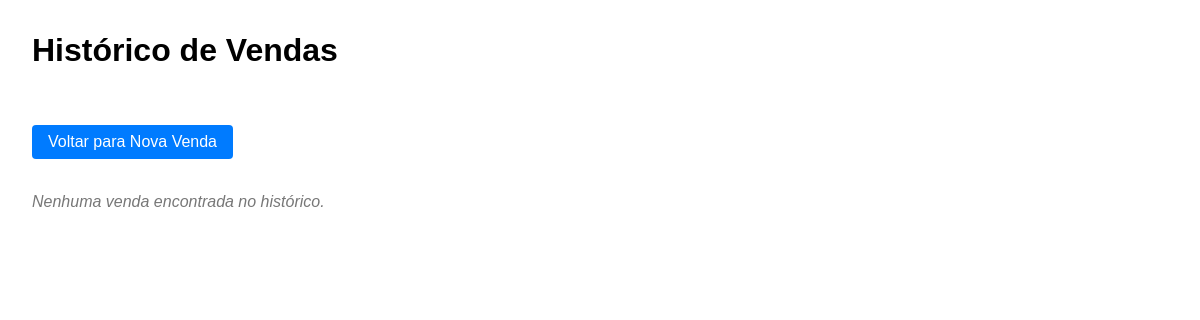
Before: /vendas/historico/ (signed in) with the older database file.
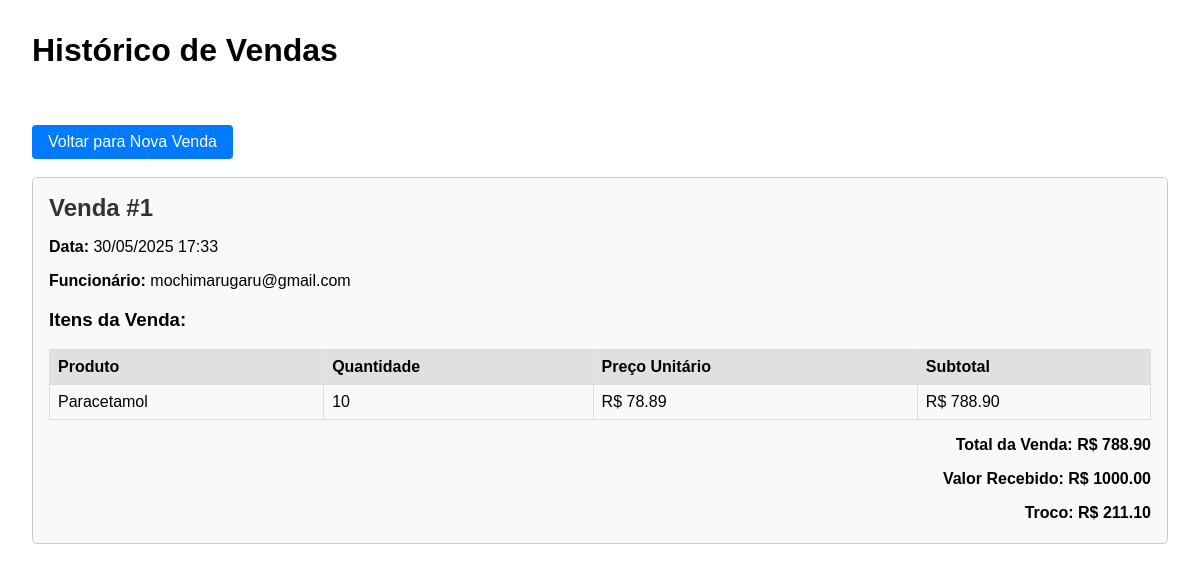
After: the same page with the newer database file.
### vendas/models.py (models this page shows, shortened)
class Venda(models.Model):
    data = models.DateTimeField(auto_now_add=True)
    funcionario = models.ForeignKey(User, on_delete=models.PROTECT)
    total = models.DecimalField(max_digits=10, decimal_places=2)
    valor_recebido = models.DecimalField(max_digits=10, decimal_places=2)
    troco = models.DecimalField(max_digits=10, decimal_places=2)

class ItemVenda(models.Model):
    venda = models.ForeignKey(Venda, related_name='itens', on_delete=models.CASCADE)
    produto = models.ForeignKey(Produto, on_delete=models.PROTECT)
    quantidade = models.PositiveIntegerField()
    preco_unitario = models.DecimalField(max_digits=10, decimal_places=2)
    subtotal = models.DecimalField(max_digits=10, decimal_places=2)

### estoque/models.py (models this page shows, shortened)
class Produto(models.Model):
    CATEGORIAS = [
        ('medicamento', 'Medicamento'),
        ('cosmetico', 'Cosmético'),
        ('suplemento', 'Suplemento'),
        ('higiene', 'Higiene Pessoal'),
        ('perfumaria', 'Perfumaria'),
        ('bem_estar', 'Bem-estar'),
        ('veterinario', 'Produtos Veterinários'),
    ]
    nome = models.CharField(max_length=100)
    descricao = models.TextField(blank=True)
    preco = models.DecimalField(max_digits=10, decimal_places=2)
    categoria = models.CharField(max_length=100, choices=CATEGORIAS)
    codigo_barras = models.CharField(max_length=100, unique=True)
    imagem = models.ImageField(upload_to='produtos/', blank=True, null=True)
    quantidade_estoque = models.PositiveIntegerField(default=0)

### vendas/views.py (the view)
# urls.py: path('historico/', views.historico_vendas, name='historico_vendas'),
@login_required
def historico_vendas(request):
    vendas = Venda.objects.select_related('funcionario').prefetch_related('itens__produto').order_by('-data')
    return render(request, 'vendas/historico.html', {'vendas': vendas})

### templates/vendas/historico.html (shortened to what this page needs)
<!DOCTYPE html>
<html lang="pt-br">
<head>
</head>
<body>
    <h1>Histórico de Vendas</h1>
    <a href="{% url 'nova_venda' %}" class="back-link">Voltar para Nova Venda</a>
    <br><br>
    {% if vendas %}
        {% for venda in vendas %}
            <div class="venda-card">
                <h2>Venda #{{ venda.id }}</h2>
                <p><strong>Data:</strong> {{ venda.data|date:"d/m/Y H:i" }}</p>
                <p><strong>Funcionário:</strong> {{ venda.funcionario.username }}</p>
                <h3>Itens da Venda:</h3>
                <table>
                    <thead>
                        <tr>
                            <th>Produto</th>
                            <th>Quantidade</th>
                            <th>Preço Unitário</th>
                            <th>Subtotal</th>
                        </tr>
                    </thead>
                    <tbody>
                        {% for item in venda.itens.all %}
                            <tr>
                                <td>{{ item.produto.nome }}</td>
                                <td>{{ item.quantidade }}</td>
                                <td>R$ {{ item.preco_unitario|floatformat:2 }}</td>
                                <td>R$ {{ item.subtotal|floatformat:2 }}</td>
                            </tr>
                        {% empty %}
                            <tr>
                                <td colspan="4">Nenhum item nesta venda.</td>
                            </tr>
                        {% endfor %}
                    </tbody>
                </table>
                <div class="total-info">
                    <p><strong>Total da Venda:</strong> R$ {{ venda.total|floatformat:2 }}</p>
                    <p><strong>Valor Recebido:</strong> R$ {{ venda.valor_recebido|floatformat:2 }}</p>
                    <p><strong>Troco:</strong> R$ {{ venda.troco|floatformat:2 }}</p>
                </div>
            </div>
        {% endfor %}
    {% else %}
        <p class="no-sales">Nenhuma venda encontrada no histórico.</p>
    {% endif %}
</body>
</html>

### templates/vendas/historico.html (style rules this page uses)
body { font-family: Arial, sans-serif; margin: 2rem; }
h1 { margin-bottom: 1.5rem; }
.venda-card { border: 1px solid #ccc; padding: 1rem; margin-bottom: 1.5rem; background-color: #f9f9f9; border-radius: 5px; }
.venda-card h2 { margin-top: 0; margin-bottom: 0.5rem; color: #333; }
.venda-card p { margin-bottom: 0.3rem; }
.venda-card table { width: 100%; border-collapse: collapse; margin-top: 1rem; }
.venda-card th, .venda-card td { border: 1px solid #ddd; padding: 8px; text-align: left; }
.venda-card th { background-color: #e0e0e0; }
.venda-card .total-info { margin-top: 1rem; font-weight: bold; text-align: right; }
.back-link { display: inline-block; margin-top: 2rem; padding: 0.5rem 1rem; background-color: #007bff; color: white; text-decoration: none; border-radius: 4px; }

Changed rows visible on the page:
added Venda: id "1", data "30/05/2025 17:33", funcionario.username "mochimarugaru@gmail.com", total "788.90", valor_recebido "1000.00", troco "211.10"
added ItemVenda: produto.nome "Paracetamol", quantidade "10", preco_unitario "78.89", subtotal "788.90"
Other visible differences:
text no longer shown: "Nenhuma venda encontrada no histórico."
